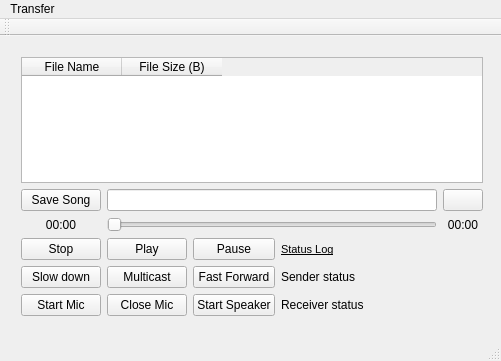
<?xml version="1.0" encoding="UTF-8"?>
<ui version="4.0">
 <class>MainWindow</class>
 <widget class="QMainWindow" name="MainWindow">
  <property name="geometry">
   <rect>
    <x>0</x>
    <y>0</y>
    <width>501</width>
    <height>361</height>
   </rect>
  </property>
  <property name="maximumSize">
   <size>
    <width>16777215</width>
    <height>16777215</height>
   </size>
  </property>
  <property name="windowTitle">
   <string>MainWindow</string>
  </property>
  <widget class="QWidget" name="centralWidget">
   <widget class="QWidget" name="layoutWidget">
    <property name="geometry">
     <rect>
      <x>10</x>
      <y>10</y>
      <width>490</width>
      <height>281</height>
     </rect>
    </property>
    <layout class="QGridLayout" name="gridLayout_2">
     <item row="1" column="0">
      <layout class="QGridLayout" name="gridLayout_3">
       <item row="4" column="1">
        <widget class="QSlider" name="SongProgressSlider">
         <property name="maximum">
          <number>100</number>
         </property>
         <property name="orientation">
          <enum>Qt::Horizontal</enum>
         </property>
        </widget>
       </item>
       <item row="1" column="1">
        <widget class="QLineEdit" name="CurrentSongLineEdit">
         <property name="readOnly">
          <bool>true</bool>
         </property>
        </widget>
       </item>
       <item row="4" column="0">
        <widget class="QLabel" name="SongProgressLabel">
         <property name="text">
          <string>00:00</string>
         </property>
         <property name="alignment">
          <set>Qt::AlignCenter</set>
         </property>
        </widget>
       </item>
       <item row="4" column="2">
        <widget class="QLabel" name="SongDurationLabel">
         <property name="text">
          <string>00:00</string>
         </property>
         <property name="alignment">
          <set>Qt::AlignCenter</set>
         </property>
        </widget>
       </item>
       <item row="1" column="2">
        <widget class="QPushButton" name="FilePickerButton">
         <property name="maximumSize">
          <size>
           <width>16777196</width>
           <height>16777215</height>
          </size>
         </property>
         <property name="text">
          <string/>
         </property>
         <property name="iconSize">
          <size>
           <width>16</width>
           <height>18</height>
          </size>
         </property>
        </widget>
       </item>
       <item row="1" column="0">
        <widget class="QPushButton" name="SaveButton">
         <property name="text">
          <string>Save Song</string>
         </property>
        </widget>
       </item>
       <item row="0" column="0" colspan="3">
        <widget class="QTableWidget" name="tableWidget">
         <column>
          <property name="text">
           <string>File Name</string>
          </property>
         </column>
         <column>
          <property name="text">
           <string>File Size (B)</string>
          </property>
         </column>
        </widget>
       </item>
      </layout>
     </item>
     <item row="2" column="0" colspan="2">
      <layout class="QGridLayout" name="gridLayout">
       <item row="2" column="4">
        <widget class="QLabel" name="SenderStatusLabel">
         <property name="text">
          <string/>
         </property>
        </widget>
       </item>
       <item row="0" column="2">
        <widget class="QPushButton" name="PauseButton">
         <property name="text">
          <string>Pause</string>
         </property>
        </widget>
       </item>
       <item row="0" column="0">
        <widget class="QPushButton" name="StopButton">
         <property name="text">
          <string>Stop</string>
         </property>
        </widget>
       </item>
       <item row="0" column="1">
        <widget class="QPushButton" name="PlayButton">
         <property name="text">
          <string>Play</string>
         </property>
        </widget>
       </item>
       <item row="0" column="4">
        <spacer name="horizontalSpacer">
         <property name="orientation">
          <enum>Qt::Horizontal</enum>
         </property>
         <property name="sizeHint" stdset="0">
          <size>
           <width>40</width>
           <height>20</height>
          </size>
         </property>
        </spacer>
       </item>
       <item row="3" column="1">
        <widget class="QPushButton" name="StreamDisconnectButton">
         <property name="text">
          <string>Close Mic</string>
         </property>
        </widget>
       </item>
       <item row="3" column="2">
        <widget class="QPushButton" name="StartSpeakerButton">
         <property name="text">
          <string>Start Speaker</string>
         </property>
        </widget>
       </item>
       <item row="2" column="2">
        <widget class="QPushButton" name="FastForwardButton">
         <property name="text">
          <string>Fast Forward</string>
         </property>
        </widget>
       </item>
       <item row="2" column="0">
        <widget class="QPushButton" name="SlowForwardButton">
         <property name="text">
          <string>Slow down</string>
         </property>
        </widget>
       </item>
       <item row="3" column="0">
        <widget class="QPushButton" name="StartMicButton">
         <property name="text">
          <string>Start Mic</string>
         </property>
        </widget>
       </item>
       <item row="2" column="3">
        <widget class="QLabel" name="sndStatusLabel">
         <property name="text">
          <string>Sender status</string>
         </property>
        </widget>
       </item>
       <item row="3" column="4">
        <widget class="QLabel" name="ReceiverStatusLabel">
         <property name="text">
          <string/>
         </property>
        </widget>
       </item>
       <item row="3" column="3">
        <widget class="QLabel" name="recvStatusLabel">
         <property name="text">
          <string>Receiver status</string>
         </property>
        </widget>
       </item>
       <item row="0" column="3">
        <widget class="QLabel" name="logTitle">
         <property name="font">
          <font>
           <pointsize>8</pointsize>
           <weight>50</weight>
           <bold>false</bold>
           <underline>true</underline>
          </font>
         </property>
         <property name="text">
          <string>Status Log</string>
         </property>
        </widget>
       </item>
       <item row="2" column="1">
        <widget class="QPushButton" name="MulticastButton">
         <property name="enabled">
          <bool>true</bool>
         </property>
         <property name="text">
          <string>Multicast</string>
         </property>
        </widget>
       </item>
      </layout>
     </item>
    </layout>
   </widget>
  </widget>
  <widget class="QMenuBar" name="menuBar">
   <property name="geometry">
    <rect>
     <x>0</x>
     <y>0</y>
     <width>501</width>
     <height>21</height>
    </rect>
   </property>
   <widget class="QMenu" name="menuTransfer">
    <property name="title">
     <string>Transfer</string>
    </property>
    <addaction name="actionConnect"/>
    <addaction name="actionDisconnect"/>
    <addaction name="actionSettings"/>
   </widget>
   <addaction name="menuTransfer"/>
  </widget>
  <widget class="QToolBar" name="mainToolBar">
   <attribute name="toolBarArea">
    <enum>TopToolBarArea</enum>
   </attribute>
   <attribute name="toolBarBreak">
    <bool>false</bool>
   </attribute>
  </widget>
  <widget class="QStatusBar" name="statusBar"/>
  <action name="actionServer">
   <property name="checkable">
    <bool>true</bool>
   </property>
   <property name="text">
    <string>Server</string>
   </property>
  </action>
  <action name="actionClient">
   <property name="checkable">
    <bool>true</bool>
   </property>
   <property name="text">
    <string>Client</string>
   </property>
  </action>
  <action name="actionConnect">
   <property name="text">
    <string>Connect</string>
   </property>
  </action>
  <action name="actionDisconnect">
   <property name="text">
    <string>Disconnect</string>
   </property>
  </action>
  <action name="actionSettings">
   <property name="text">
    <string>Settings</string>
   </property>
  </action>
 </widget>
 <layoutdefault spacing="6" margin="11"/>
 <resources/>
 <connections/>
</ui>
